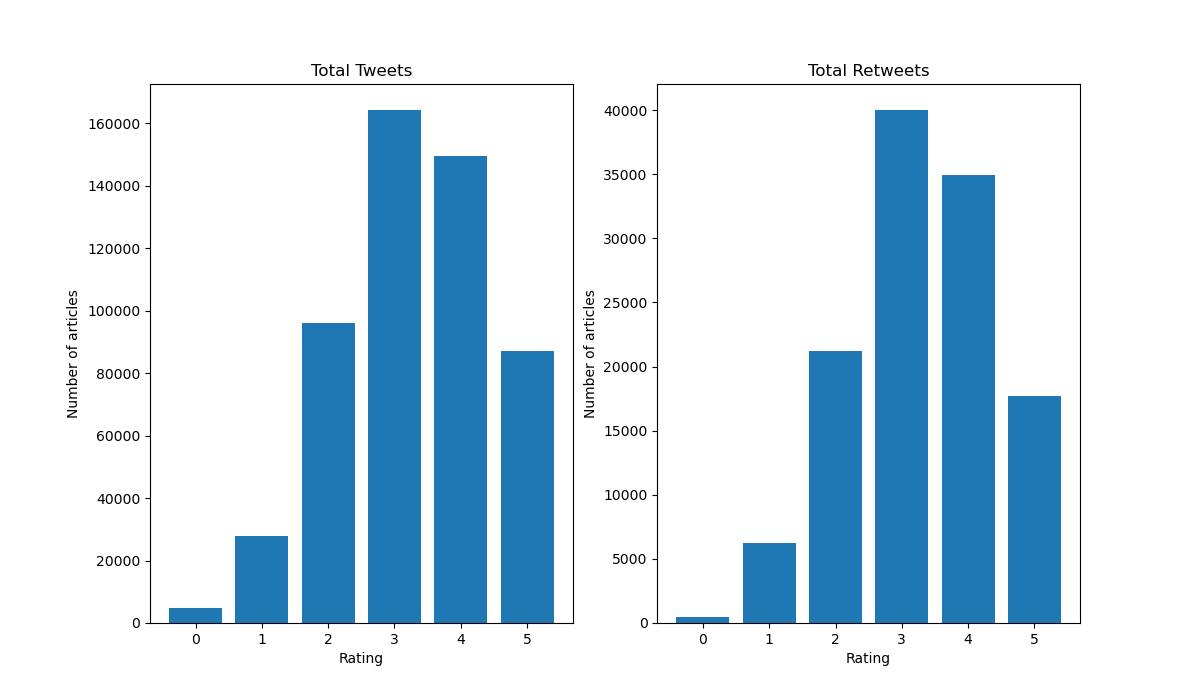

Python code for this plot:
import matplotlib.pyplot as plt
import json
def task5():
    with open('/course/data/a1/reviews/HealthStory.json') as json_file:
        reviews = json.load(json_file)
    with open('/course/data/a1/engagements/HealthStory.json') as another_json_file:
        tweets = json.load(another_json_file)
    rating_group = {0:[], 1:[], 2: [], 3: [], 4: [], 5: []}
    tweet_group = {0:[], 1:[], 2: [], 3: [], 4: [], 5: []}
    retweets_group = {0:[], 1:[], 2: [], 3: [], 4: [], 5: []}
    
    # collect information about tweets
    for review in reviews: 
        rating_group[review['rating']].append(review['news_id'])
    for i in range(0,6):
        for element in rating_group[i]:
            tweet_group[i] += tweets[element]['tweets']
            tweet_group[i] += tweets[element]['replies']        
            tweet_group[i] += tweets[element]['retweets']
            retweets_group[i] += tweets[element]['retweets']        
    tweet_set = {}
    data = []
    data1 = []
    retweets_set = {}
    
    #detect duplication
    for i in range(0,6):
        tweet_set[i] = set(tweet_group[i])
        retweets_set[i] = set(retweets_group[i])
        if i == 0:
            total_tweet = tweet_set[i]
            total_retweets = retweets_set[i]
        else:
            tweet_set[i].difference_update(total_tweet)
            total_tweet = total_tweet.union(tweet_set[i])
            retweets_set[i].difference_update(total_retweets)
            total_retweets = total_retweets.union(retweets_set[i])
        data.append(len(tweet_set[i]))
        data1.append(len(retweets_set[i]))
    # task5 sketch plot
    plt.figure(figsize = (12,7))
    
    # first subplot
    plt.subplot(1,2,1)
    plt.bar([0,1,2,3,4,5], data)
    plt.xlabel('Rating')
    plt.ylabel('Number of articles')
    plt.title('Total Tweets')

    # second subplot
    plt.subplot(1,2,2)
    plt.bar([0,1,2,3,4,5], data1)
    plt.xlabel('Rating')
    plt.ylabel('Number of articles')
    plt.title('Total Retweets')

    plt.savefig("task5.png")

